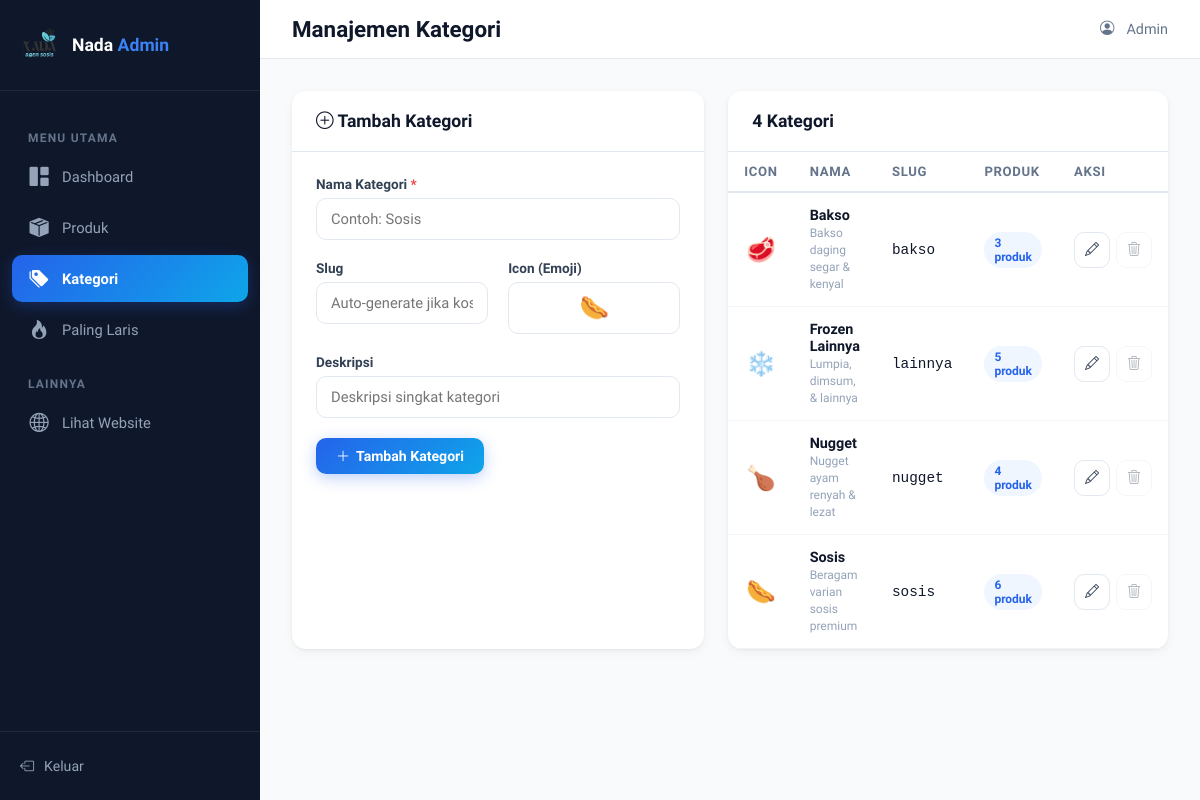
/admin/categories.php (signed in), run on the app's committed database.
### tables this page shows
CREATE TABLE IF NOT EXISTS categories (
  id INT AUTO_INCREMENT PRIMARY KEY,
  name VARCHAR(100) NOT NULL,
  slug VARCHAR(100) NOT NULL UNIQUE,
  icon VARCHAR(10) DEFAULT '',
  description VARCHAR(255) DEFAULT '',
  created_at TIMESTAMP DEFAULT CURRENT_TIMESTAMP,
  updated_at TIMESTAMP DEFAULT CURRENT_TIMESTAMP ON UPDATE CURRENT_TIMESTAMP
);

### config.php (called while the page is built, shortened)
<?php
function h($str)
{
    return htmlspecialchars($str ?? '', ENT_QUOTES, 'UTF-8');
}

### admin/categories.php (the view, shortened to what this page needs)
<?php
require_once __DIR__ . '/auth.php';
$editCategory = null;
$categories = $pdo->query("SELECT c.*, (SELECT COUNT(*) FROM products WHERE category_id = c.id) as product_count FROM categories c ORDER BY c.name")->fetchAll();
?>
<!DOCTYPE html>
<html lang="id">
<head>
    <link href="https://cdn.jsdelivr.net/npm/bootstrap-icons@1.11.3/font/bootstrap-icons.min.css" rel="stylesheet">
    <link rel="stylesheet" href="style.css">
</head>
<body>
    <aside class="admin-sidebar" id="adminSidebar">
        <div class="sidebar-brand">
            <img src="../img/logo.png" alt="Logo">
            <h2>Nada <span>Admin</span></h2>
        </div>
        <nav class="sidebar-nav">
            <div class="nav-section">Menu Utama</div>
            <a href="index.php"><i class="bi bi-grid-1x2-fill"></i> Dashboard</a>
            <a href="products.php"><i class="bi bi-box-seam-fill"></i> Produk</a>
            <a href="categories.php" class="active"><i class="bi bi-tags-fill"></i> Kategori</a>
            <a href="best-sellers.php"><i class="bi bi-fire"></i> Paling Laris</a>
            <div class="nav-section">Lainnya</div>
            <a href="../index.html" target="_blank"><i class="bi bi-globe2"></i> Lihat Website</a>
        </nav>
        <div class="sidebar-footer">
            <a href="logout.php"><i class="bi bi-box-arrow-left"></i> Keluar</a>
        </div>
    </aside>
    <main class="admin-main">
        <div class="admin-topbar">
            <div style="display:flex;align-items:center;gap:12px">
                <h1>Manajemen Kategori</h1>
            </div>
            <div class="topbar-right">
                <i class="bi bi-person-circle"></i>
                <span>Admin
                </span>
            </div>
        </div>
        <div class="admin-content">
            <div style="display:grid;grid-template-columns:1fr 1fr;gap:24px" class="cat-grid">
                <div class="admin-card">
                    <div class="admin-card-header">
                        <h2><i class="bi bi-<?= $editCategory ? 'pencil-square' : 'plus-circle' ?>"></i>
                            <?= $editCategory ? 'Edit Kategori' : 'Tambah Kategori' ?>
                        </h2>
                    </div>
                    <div class="admin-card-body">
                        <form method="POST">
                            <div class="form-group">
                                <label>Nama Kategori <span class="required">*</span></label>
                                <input type="text" name="name" class="form-control" required
                                    value="<?= h($editCategory['name'] ?? '') ?>" placeholder="Contoh: Sosis">
                            </div>
                            <div class="form-row">
                                <div class="form-group">
                                    <label>Slug</label>
                                    <input type="text" name="slug" class="form-control"
                                        value="<?= h($editCategory['slug'] ?? '') ?>"
                                        placeholder="Auto-generate jika kosong">
                                </div>
                                <div class="form-group">
                                    <label>Icon (Emoji)</label>
                                    <input type="text" name="icon" class="form-control"
                                        value="<?= h($editCategory['icon'] ?? '') ?>" placeholder="🌭"
                                        style="font-size:1.5rem;text-align:center">
                                </div>
                            </div>
                            <div class="form-group">
                                <label>Deskripsi</label>
                                <input type="text" name="description" class="form-control"
                                    value="<?= h($editCategory['description'] ?? '') ?>"
                                    placeholder="Deskripsi singkat kategori">
                            </div>
                            <button type="submit" class="btn-admin btn-admin-primary">
                                <i class="bi bi-<?= $editCategory ? 'check-lg' : 'plus-lg' ?>"></i>
                                <?= $editCategory ? 'Simpan Perubahan' : 'Tambah Kategori' ?>
                            </button>
                        </form>
                    </div>
                </div>
                <div class="admin-card">
                    <div class="admin-card-header">
                        <h2>
                            <?= count($categories) ?> Kategori
                        </h2>
                    </div>
                    <div class="admin-card-body" style="padding:0">
                        <?php if (empty($categories)): ?>
                            <div class="empty-state">
                                <i class="bi bi-tags"></i>
                                <p>Belum ada kategori.</p>
                            </div>
                        <?php else: ?>
                            <table class="admin-table">
                                <thead>
                                    <tr>
                                        <th>Icon</th>
                                        <th>Nama</th>
                                        <th>Slug</th>
                                        <th>Produk</th>
                                        <th>Aksi</th>
                                    </tr>
                                </thead>
                                <tbody>
                                    <?php foreach ($categories as $cat): ?>
                                        <tr>
                                            <td style="font-size:1.5rem;text-align:center">
                                                <?= h($cat['icon']) ?>
                                            </td>
                                            <td>
                                                <strong>
                                                    <?= h($cat['name']) ?>
                                                </strong>
                                                <?php if ($cat['description']): ?>
                                                    <br><small style="color:var(--admin-dark-400)">
                                                        <?= h($cat['description']) ?>
                                                    </small>
                                                <?php endif; ?>
                                            </td>
                                            <td><code><?= h($cat['slug']) ?></code></td>
                                            <td><span class="badge badge-primary">
                                                    <?= $cat['product_count'] ?> produk
                                                </span></td>
                                            <td>
                                                <div style="display:flex;gap:6px">
                                                    <a href="categories.php?action=edit&id=<?= $cat['id'] ?>"
                                                        class="btn-admin btn-admin-outline btn-icon" title="Edit">
                                                        <i class="bi bi-pencil"></i>
                                                    </a>
                                                    <?php if ($cat['product_count'] == 0): ?>
                                                        <button class="btn-admin btn-admin-danger btn-icon"
                                                            onclick="confirmDeleteCat(<?= $cat['id'] ?>, '<?= h(addslashes($cat['name'])) ?>')"
                                                            title="Hapus">
                                                            <i class="bi bi-trash3"></i>
                                                        </button>
                                                    <?php else: ?>
                                                        <button class="btn-admin btn-admin-outline btn-icon" disabled
                                                            title="Tidak bisa dihapus (masih ada produk)"
                                                            style="opacity:.4;cursor:not-allowed">
                                                            <i class="bi bi-trash3"></i>
                                                        </button>
                                                    <?php endif; ?>
                                                </div>
                                            </td>
                                        </tr>
                                    <?php endforeach; ?>
                                </tbody>
                            </table>
                        <?php endif; ?>
                    </div>
                </div>
            </div>
        </div>
    </main>
</body>
</html>

### data on the page
categories: icon "🥩", name "Bakso", description "Bakso daging segar & kenyal", slug "bakso", product_count "3"
categories: icon "❄️", name "Frozen Lainnya", description "Lumpia, dimsum, & lainnya", slug "lainnya", product_count "5"
categories: icon "🍗", name "Nugget", description "Nugget ayam renyah & lezat", slug "nugget", product_count "4"
categories: icon "🌭", name "Sosis", description "Beragam varian sosis premium", slug "sosis", product_count "6"

### other printed values
count($categories) "4"
